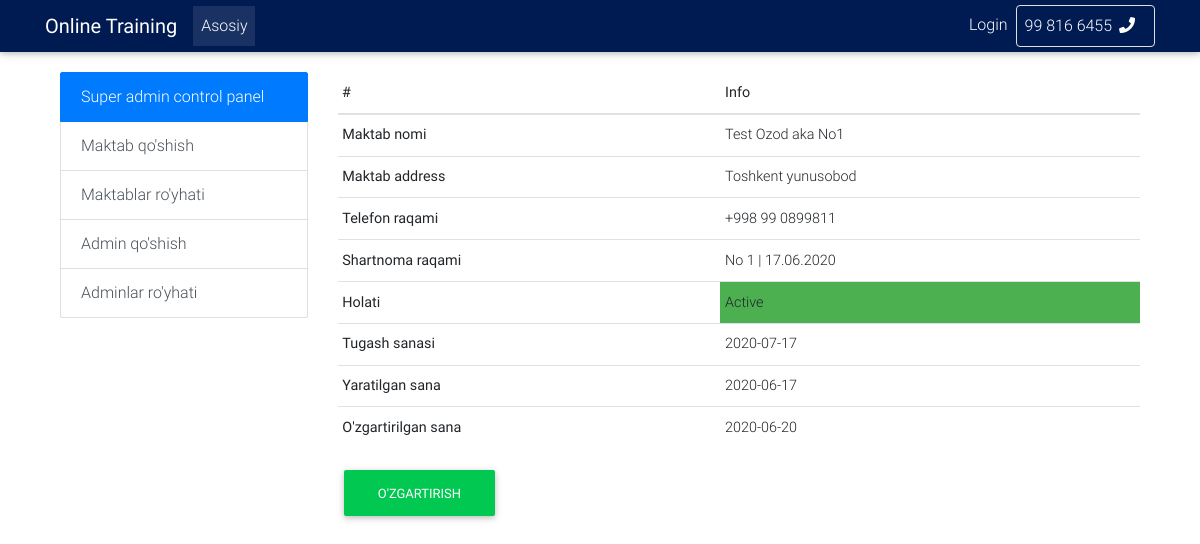
Screenshot of /superviewschool/1/ with the database file from the repository.
### blog/models.py (models this page shows, shortened)
class School(models.Model):
    name = models.CharField(max_length=150, verbose_name='Maktab nomi')
    address = models.CharField(max_length=150, verbose_name='Maktab manzili')
    phone = models.CharField(max_length=150, verbose_name='Telefon raqam')
    contract_num = models.CharField(max_length=50, blank=True, verbose_name='Shartnoma No.')
    created_at = models.DateTimeField(auto_now_add=True, verbose_name='Qo\'shilgan sana')
    updated_at = models.DateTimeField(auto_now=True, verbose_name='Yangilangan sana')
    contract_finish = models.DateField(verbose_name='Time limit')
    status = models.BooleanField(default=True, verbose_name='Maktab holati')
    class Meta:
        verbose_name = "Maktab"
        verbose_name_plural = "Maktablar"
        ordering = ['-contract_finish']

### blog/views.py (the view)
# urls.py: path('superviewschool/<int:pk>/', ViewSchool.as_view(), name="superviewschool"),
class ViewSchool(DetailView):
    model = School
    template_name = "super/superschoolone.html"
    context_object_name = "schoolinfo"
    def get_context_data(self, *, object_list=None, **kwargs):
        context = super().get_context_data(**kwargs)
        return context
    def get_queryset(self):
        return School.objects.filter(pk=self.kwargs['pk'])

### blog/templatetags/nav_tags.py (called while the page is built)
@register.inclusion_tag("admin/navbar.html")
def show_categories(user):
    if user.is_authenticated:
        group = user.groups.all()[0].name
    else:
        group = "Free"
    return {"user":user, "group":group}

### blog/templates/super/superschoolone.html (shortened to what this page needs)
{% extends 'basesuper.html' %}
{% load static %}
{% block content %}
<div class="col-md-9 float-left">
    <table class="table table-sm">
        <thead>
        <tr>
            <th scope="col">#</th>
            <th scope="col">Info</th>
        </tr>
        </thead>
        <tbody>
        <tr>
            <th scope="row">Maktab nomi</th>
            <td>{{schoolinfo.name}}</td>
        </tr>
        <tr>
            <th scope="row">Maktab address</th>
            <td>{{schoolinfo.address}}</td>
        </tr>
        <tr>
            <th scope="row">Telefon raqami</th>
            <td>{{schoolinfo.phone}}</td>
        </tr>
        <tr>
            <th scope="row">Shartnoma raqami</th>
            <td>{{schoolinfo.contract_num}}</td>
        </tr>
        <tr>
            <th scope="row">Holati</th>
            {% if schoolinfo.status %}
            <td class="green">
                Active
            </td>
            {% else %}
            <td class="red">
                Passive
            </td>
            {% endif %}
        </tr>
         <tr>
            <th scope="row">Tugash sanasi</th>
            <td>{{schoolinfo.contract_finish|date:"Y-m-d"}}</td>
        </tr>
        <tr>
            <th scope="row">Yaratilgan sana</th>
            <td>{{schoolinfo.created_at|date:"Y-m-d"}}</td>
        </tr>
        <tr>
            <th scope="row">O'zgartirilgan sana</th>
            <td>{{schoolinfo.updated_at|date:"Y-m-d"}}</td>
        </tr>
        </tbody>
    </table>
    <a href="{% url 'superchangeschool' schoolinfo.pk %}" class="btn btn-success">O'zgartirish</a>
</div>
{% endblock content %}

### rows the page displays
School: name "Test Ozod aka No1", address "Toshkent yunusobod", phone "+998 99 0899811", contract_num "No 1 | 17.06.2020", contract_finish "2020-07-17", created_at "2020-06-17", updated_at "2020-06-20"
